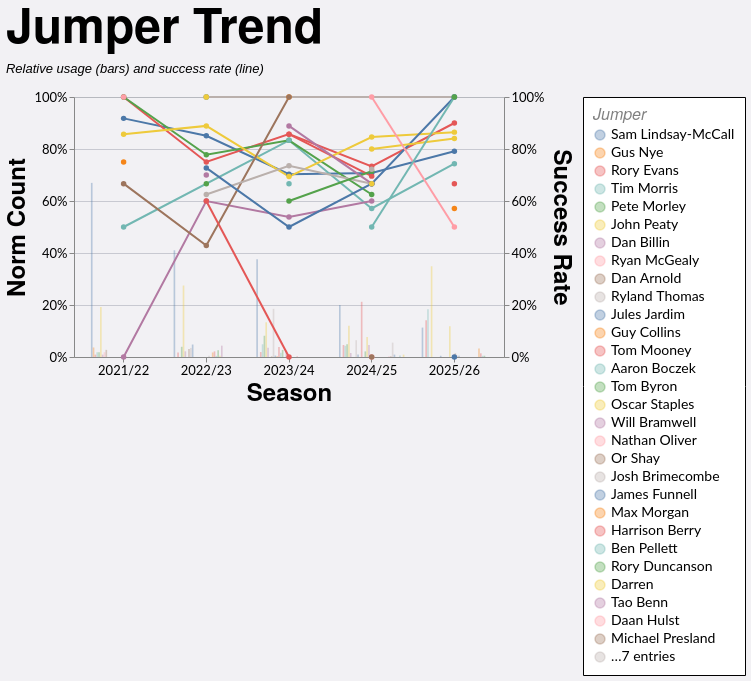

Vega-Lite specification stored for this chart:
### Vega-Lite specification from a JSON file in a GitHub repository (floating-point values rounded to 4 significant figures; data arrays with more than 128 entries replaced by an {"elided": "..."} marker saying what was removed)
{"config": {"axis": {"labelFont": "Lato, sans-serif", "titleFont": "PT Sans Narrow, Helvetica Neue, Helvetica, Arial, sans-serif", "labelFontSize": 13, "titleFontSize": 24, "gridColor": "#202947", "gridOpacity": 0.2}, "header": {"labelFont": "PT Sans Narrow, Helvetica Neue, Helvetica, Arial, sans-serif", "titleFont": "PT Sans Narrow, Helvetica Neue, Helvetica, Arial, sans-serif", "labelFontSize": 24, "titleFontSize": 28, "labelFontWeight": "bold", "orient": "left"}, "legend": {"labelFont": "Lato, sans-serif", "titleFont": "PT Sans Narrow, Helvetica Neue, Helvetica, Arial, sans-serif", "labelFontSize": 14, "titleFontSize": 16, "titlePadding": 5, "fillColor": "white", "strokeColor": "black", "padding": 10, "titleFontWeight": "lighter", "titleFontStyle": "italic", "titleColor": "gray", "offset": 10}, "title": {"font": "PT Sans Narrow, Helvetica Neue, Helvetica, Arial, sans-serif", "fontSize": 48, "fontWeight": "bold", "anchor": "start", "align": "center", "titlePadding": 20, "subtitlePadding": 10, "subtitleFontSize": 13, "subtitleColor": "", "subtitleFontStyle": "italic", "offset": 15, "color": "black"}, "axisX": {"labelAngle": 0}, "facet": {"title": null, "header": null, "align": {"row": "each", "column": "each"}}, "resolve": {"scale": {"y": "independent", "facet": "independent"}}, "background": "#f2f1f4", "scale": {"offsetBandPaddingOuter": 0.2, "offsetBandPaddingInner": 0.1}}, "layer": [{"mark": {"type": "bar", "opacity": 0.35}, "encoding": {"color": {"field": "jumper", "sort": null, "title": "Jumper", "type": "nominal"}, "tooltip": [{"field": "season", "title": "Season", "type": "nominal"}, {"field": "jumper", "title": "Jumper", "type": "nominal"}, {"field": "won", "format": ",.0f", "title": "Won", "type": "quantitative"}, {"field": "attempts", "format": ",.0f", "title": "Attempts", "type": "quantitative"}, {"field": "norm_count", "format": ".1%", "title": "Norm Count", "type": "quantitative"}, {"field": "success_rate", "format": ".1%", "title": "Success Rate", "type": "quantitative"}], "x": {"field": "season", "sort": ["2021/22", "2022/23", "2023/24", "2024/25", "2025/26"], "title": "Season", "type": "nominal"}, "xOffset": {"field": "jumper", "sort": null, "type": "nominal"}, "y": {"axis": {"format": "%", "orient": "left"}, "field": "norm_count", "scale": {"domain": [0, 1]}, "title": "Norm Count", "type": "quantitative"}}, "transform": [{"filter": "(loSquad == 'All' || datum.squad == loSquad) && (loGameType == 'All' || (loGameType == 'League + Cup' && (datum.game_type == 'League' || datum.game_type == 'Cup')) || (loGameType == 'League only' && datum.game_type == 'League') || datum.game_type == loGameType) && (loOpposition == 'All' || datum.opposition == loOpposition) && (loThrower == 'All' || datum.thrower == loThrower) && (loJumper == 'All' || datum.jumper == loJumper) && (loArea == 'All' || datum.area == loArea) && (loNumbers == 'All' || datum.numbers == loNumbers) && (loCallType == 'All' || datum.call_type == loCallType)"}, {"aggregate": [{"op": "count", "as": "attempts"}, {"op": "sum", "field": "won", "as": "won"}], "groupby": ["season", "jumper"]}, {"joinaggregate": [{"op": "sum", "field": "attempts", "as": "season_attempts"}], "groupby": ["season"]}, {"calculate": "datum.attempts / datum.season_attempts", "as": "norm_count"}, {"calculate": "datum.won / datum.attempts", "as": "success_rate"}]}, {"mark": {"type": "line", "point": true, "strokeWidth": 2}, "encoding": {"color": {"field": "jumper", "sort": null, "title": "Jumper", "type": "nominal"}, "detail": {"field": "jumper", "type": "nominal"}, "tooltip": [{"field": "season", "title": "Season", "type": "nominal"}, {"field": "jumper", "title": "Jumper", "type": "nominal"}, {"field": "won", "format": ",.0f", "title": "Won", "type": "quantitative"}, {"field": "attempts", "format": ",.0f", "title": "Attempts", "type": "quantitative"}, {"field": "norm_count", "format": ".1%", "title": "Norm Count", "type": "quantitative"}, {"field": "success_rate", "format": ".1%", "title": "Success Rate", "type": "quantitative"}], "x": {"field": "season", "sort": ["2021/22", "2022/23", "2023/24", "2024/25", "2025/26"], "title": "Season", "type": "nominal"}, "y": {"axis": {"format": "%", "orient": "right"}, "field": "success_rate", "scale": {"domain": [0, 1]}, "title": "Success Rate", "type": "quantitative"}}, "transform": [{"filter": "(loSquad == 'All' || datum.squad == loSquad) && (loGameType == 'All' || (loGameType == 'League + Cup' && (datum.game_type == 'League' || datum.game_type == 'Cup')) || (loGameType == 'League only' && datum.game_type == 'League') || datum.game_type == loGameType) && (loOpposition == 'All' || datum.opposition == loOpposition) && (loThrower == 'All' || datum.thrower == loThrower) && (loJumper == 'All' || datum.jumper == loJumper) && (loArea == 'All' || datum.area == loArea) && (loNumbers == 'All' || datum.numbers == loNumbers) && (loCallType == 'All' || datum.call_type == loCallType)"}, {"aggregate": [{"op": "count", "as": "attempts"}, {"op": "sum", "field": "won", "as": "won"}], "groupby": ["season", "jumper"]}, {"joinaggregate": [{"op": "sum", "field": "attempts", "as": "season_attempts"}], "groupby": ["season"]}, {"calculate": "datum.attempts / datum.season_attempts", "as": "norm_count"}, {"calculate": "datum.won / datum.attempts", "as": "success_rate"}]}], "data": {"name": "data-e2cc7a9e7d11ff6d493dc632215dd0ca"}, "height": 260, "params": [{"name": "loSquad", "bind": {"input": "select", "options": ["All", "1st", "2nd"], "name": "Squad "}, "value": "All"}, {"name": "loSeason", "bind": {"input": "select", "options": ["All", "2021/22", "2022/23", "2023/24", "2024/25", "2025/26"], "name": "Season "}, "value": "All"}, {"name": "loGameType", "bind": {"input": "select", "options": ["All", "League + Cup", "League only", "Cup", "Friendly", "League"], "name": "Game Type "}, "value": "All"}, {"name": "loOpposition", "bind": {"input": "select", "options": ["All", "Barns Green", "Beccehamians", "Brighton II", "Burgess Hill", "Cheshunt", "Cobham", "Crawley", "Ditchling", "Dover", "Eastbourne", "Eastbourne II", "Haywards Heath", "Heathfield & Waldron", "Hellingly", "Holbrook", "Horsham", "Horsham II", "Hove", "KCS Old Boys", "Kingston", "Lewes", "London Cornish", "London Irish", "Midhurst", "Newick", "Old Caterhamians", "Old Colfeians", "Old Haileyburians", "Old Rutlishians", "Old Tiffinians", "Old Walcountians", "Pulborough", "Royals", "Seaford", "Shoreham", "St Francis", "Teddington", "Trinity", "Twickenham", "Uckfield", "Warlingham", "Wensleydale", "Weybridge Vandals"], "name": "Opposition "}, "value": "All"}, {"name": "loThrower", "bind": {"input": "select", "options": ["All", "", "Ben Darch", "Ben Pellett", "Ben Tottman", "Ben Watkinson", "Charlie Pullen", "Dan Billin", "George Beet", "Harrison Berry", "Josh Brimecombe", "Mark Oliver", "Morgan Burger", "Reggie Harris", "Rory Duncanson", "Tom McMahon"], "name": "Thrower "}, "value": "All"}, {"name": "loJumper", "bind": {"input": "select", "options": ["All", "", "Aaron Boczek", "Ben Pellett", "Daan Hulst", "Dan Arnold", "Dan Billin", "Darren", "Greg Brack", "Gus Nye", "Guy Collins", "Harrison Berry", "Henry Weller", "James Funnell", "John Peaty", "Josh Brimecombe", "Josh Weaver", "Jules Jardim", "Ky Oliveira", "Max Morgan", "Michael Presland", "Nathan Oliver", "Or Shay", "Oscar Staples", "Paddy Shepherd", "Pete Morley", "Rory Duncanson", "Rory Evans", "Ryan McGealy", "Ryland Thomas", "Sam Lindsay-McCall", "Sam McCarthy", "Tao Benn", "Tim Morris", "Tom Byron", "Tom Mooney", "Will Bramwell"], "name": "Jumper "}, "value": "All"}, {"name": "loArea", "bind": {"input": "select", "options": ["All", "Back", "Front", "Middle", "Unknown"], "name": "Area "}, "value": "All"}, {"name": "loNumbers", "bind": {"input": "select", "options": ["All", "4", "5", "6", "7"], "name": "Numbers "}, "value": "All"}, {"name": "loCallType", "bind": {"input": "select", "options": ["All", "4-man only", "Old", "Other", "SLM", "Sandy"], "name": "Call Type "}, "value": "All"}], "resolve": {"scale": {"y": "independent"}}, "title": {"text": "Jumper Trend", "subtitle": "Relative usage (bars) and success rate (line)"}, "width": 430, "$schema": "https://vega.github.io/schema/vega-lite/v5.20.1.json", "datasets": {"data-e2cc7a9e7d11ff6d493dc632215dd0ca": {"elided": "1242 records"}}}
